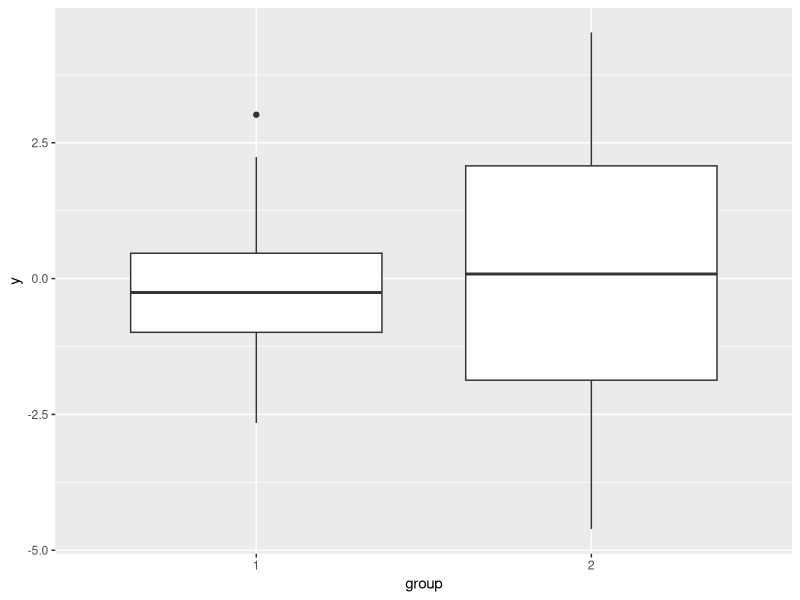
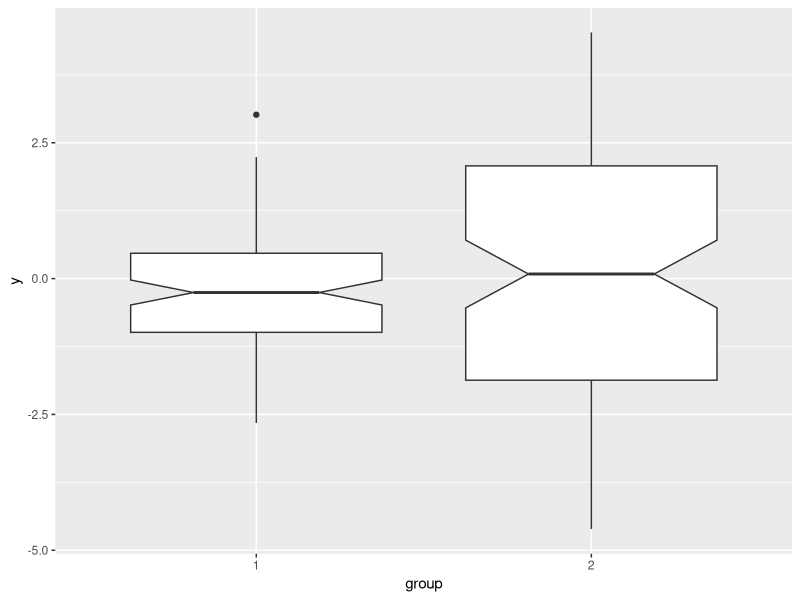
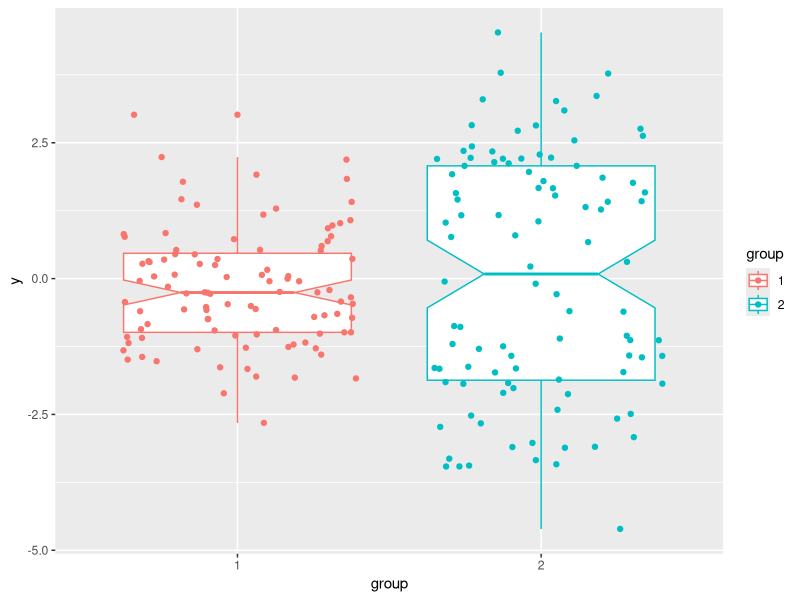

Here is the R script that generated these plots, in order:
set.seed(675)
n <- 100
y1 <- rnorm(n)
y2 <- rnorm(n,c(-2,2)[sample(1:2,n,replace = TRUE)])
y <- c(y1,y2)
g <- gl(2,n)
tb1 <- data.frame(y = y, group = g)
head(tb1)
tail(tb1)
t.test(y1,y2)
library(ggplot2)
ggplot(tb1, aes(group, y)) +
  geom_boxplot()
#############################

ggplot(tb1, aes(group, y)) +
  geom_boxplot(notch = TRUE)
############################

ggplot(tb1, aes(group, y, color = group)) + 
  geom_boxplot(notch = TRUE) + 
  geom_point(position = "jitter")


